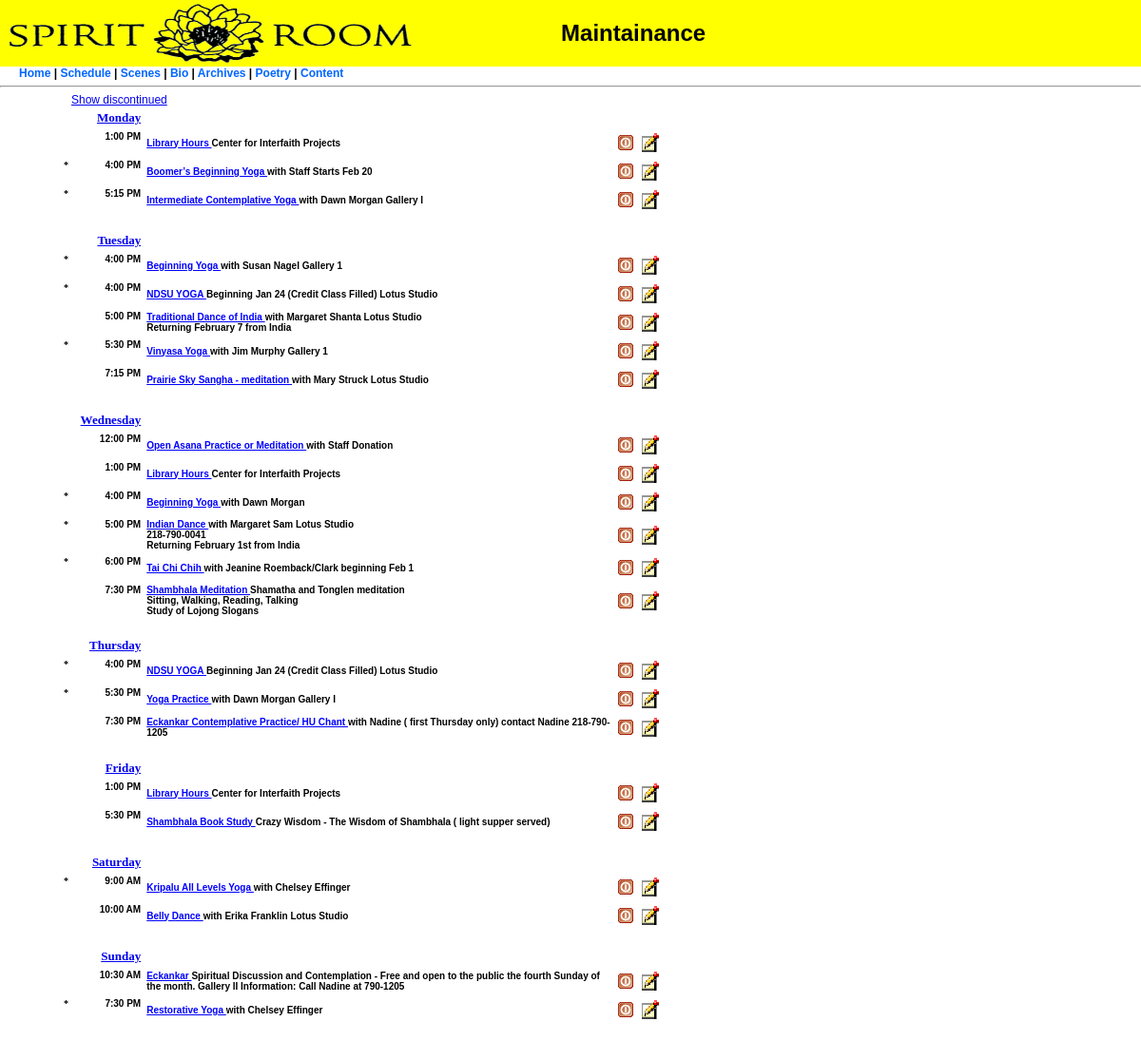
Page /maint/daily.php on the committed database.
### tables this page shows
CREATE TABLE `dailyEvents` (
  `id` int(11) NOT NULL auto_increment,
  `dayOfWeek` int(11) NOT NULL default '0',
  `time2` time default NULL,
  `title` varchar(50) NOT NULL default '',
  `content` text,
  `teachName` varchar(50) default NULL,
  `teacher` int(11) default NULL,
  `current` int(11) default NULL,
  `linkUrl` varchar(50) default NULL,
  `tooltip` varchar(255) NOT NULL,
  PRIMARY KEY  (`id`)
);

### maint/daily.php (the view, shortened to what this page needs)
<?
	$tableName = "dailyEvents";
?>
<a href="daily.php?dayfilter=<?=$dayfilter?>&disc=<?=!$disc?>" style="padding-left:75px;">Show discontinued</a>
<table width="700" border="0" cellspacing="2" cellpadding="2" >
<?	$dayName=array("Monday","Tuesday","Wednesday","Thursday","Friday","Saturday","Sunday");
	for($weekDay=1;$weekDay<=7;$weekDay++) {
		$day=$dayName[$weekDay-1];
?>
	<tr>
		<td colspan="2" align='right' valign='top'><font face="verdana" size="-1"><strong>
		<a href="daily.php?dayfilter=<?=$weekDay?>&disc=<?=$disc?>"><?=$day?></a>
			</strong></font></td>
		<td width="550">&nbsp;</td>
	</tr>
<?
	 $current = ($disc) ?"" :" and current=1 ";
	 if((!$dayfilter) ||($dayfilter==$weekDay)) {
		 $sql="select * from $tableName where dayOfWeek=$weekDay $current and time2>0 order by current desc, time2";
		 $result=mysql_query($sql) or die($sql.mysql_error());
		 while($row=mysql_fetch_object($result)) {
		 	 $class_id=$row->id;
			 $teacher=$row->teacher;
			 $current=$row->current;
			 $teacherFlag=(($teacher)<>0) ? "*" : "";
			 $time=date("g:i A",strtotime($row->time2));
			 $title=stripslashes($row->title);
			 $teachName=ucwords($row->teachName);
			 if($teachName) $teachName="with $teachName";
			 $content=stripslashes($row->content);
 ?>
	 <tr>
		 <td width="75" valign='top' align='right'><strong><font face="verdana" size="-2">
			 <?=$teacherFlag?>
			 </font> </strong></td>
		 <td width="75" valign='top' align='right'><strong>
			 <?=$time?>
			 </strong></td>
		 <td><font color="#0000FF" size="-2">
			 <strong><u>
			 <?=$title?>
			 </u></strong></font>
			 <strong><? echo("$teachName $content"); ?></strong></td>
		<?
			$switch=($current)?"turnoff.png":"turnon.png";
		?>
			<td><a href="?dayfilter=<?=$dayfilter?>&disc=<?=$disc?>&flipstatus=<?=$class_id?>&flag=<?=$current?>"><img src="../quarantine/images/<?=$switch?>" /></a></td>
			<td><a href="?dayfilter=<?=$dayfilter?>&disc=<?=$disc?>&edit=<?=$class_id?>&flag=<?=$current?>"><img src="../quarantine/images/edit.png" /></a></td>
	 </tr>
	 <?
		 }
	 }
 ?>
	 <tr><td><p>&nbsp;</p></td></tr>
 <?
   }
?>
</table>
</body>
</html>

### maint/admin.css (style rules this page uses)
body { font-family: Verdana, Arial, Helvetica, sans-serif; font-size: 12px; margin: 0px; }
#header_banner { background-color: #FFFF00; margin: 0px; padding: 0px; }
#top_nav { padding-left:20px; font-weight:bold; text-decoration:none; }
#top_nav a { color: #0099CC; }
#top_nav a { color: #0066FF; text-decoration: none; }
td { font-family: Verdana, Arial, Helvetica, sans-serif; font-size: 10px; }

### rows in the picture
dailyevents: time2 "1:00 PM", title "Library Hours", content "Center for Interfaith Projects"
dailyevents: teacher "*", time2 "4:00 PM", title "Boomer’s Beginning Yoga", teachName "with Staff", content "Starts Feb 20"
dailyevents: teacher "*", time2 "5:15 PM", title "Intermediate Contemplative Yoga", teachName "with Dawn Morgan", content "Gallery I"
dailyevents: teacher "*", time2 "4:00 PM", title "Beginning Yoga", teachName "with Susan Nagel", content "Gallery 1"
dailyevents: teacher "*", time2 "4:00 PM", title "NDSU YOGA", content "Beginning Jan 24 (Credit Class Filled) Lotus Studio"
dailyevents: time2 "5:00 PM", title "Traditional Dance of India", teachName "with Margaret Shanta", content "Lotus Studio Returning February 7 from India"
dailyevents: teacher "*", time2 "5:30 PM", title "Vinyasa Yoga", teachName "with Jim Murphy", content "Gallery 1"
dailyevents: time2 "7:15 PM", title "Prairie Sky Sangha - meditation", teachName "with Mary Struck", content "Lotus Studio"
dailyevents: time2 "12:00 PM", title "Open Asana Practice or Meditation", teachName "with Staff", content "Donation"
dailyevents: time2 "1:00 PM", title "Library Hours", content "Center for Interfaith Projects"
dailyevents: teacher "*", time2 "4:00 PM", title "Beginning Yoga", teachName "with Dawn Morgan"
dailyevents: teacher "*", time2 "5:00 PM", title "Indian Dance", teachName "with Margaret Sam", content "Lotus Studio 218-790-0041 Returning February 1st from India"
dailyevents: teacher "*", time2 "6:00 PM", title "Tai Chi Chih", teachName "with Jeanine Roemback/Clark", content "beginning Feb 1"
dailyevents: time2 "7:30 PM", title "Shambhala Meditation", content "Shamatha and Tonglen meditation Sitting, Walking, Reading, Talking Study of Lojong Slogans"
dailyevents: teacher "*", time2 "4:00 PM", title "NDSU YOGA", content "Beginning Jan 24 (Credit Class Filled) Lotus Studio"
dailyevents: teacher "*", time2 "5:30 PM", title "Yoga Practice", teachName "with Dawn Morgan", content "Gallery I"
dailyevents: time2 "7:30 PM", title "Eckankar Contemplative Practice/ HU Chant", teachName "with Nadine", content "( first Thursday only) contact Nadine 218-790-1205"
dailyevents: time2 "1:00 PM", title "Library Hours", content "Center for Interfaith Projects"
dailyevents: time2 "5:30 PM", title "Shambhala Book Study", content "Crazy Wisdom - The Wisdom of Shambhala ( light supper served)"
dailyevents: teacher "*", time2 "9:00 AM", title "Kripalu All Levels Yoga", teachName "with Chelsey Effinger"
dailyevents: time2 "10:00 AM", title "Belly Dance", teachName "with Erika Franklin", content "Lotus Studio"
dailyevents: time2 "10:30 AM", title "Eckankar", content "Spiritual Discussion and Contemplation - Free and open to the public the fourth Sunday of the month. Gallery II Information: Call Nadine at 790-1205"
dailyevents: teacher "*", time2 "7:30 PM", title "Restorative Yoga", teachName "with Chelsey Effinger"

### other values in the picture
$day "Monday"
$day "Tuesday"
$day "Wednesday"
$day "Thursday"
$day "Friday"
$day "Saturday"
$day "Sunday"
